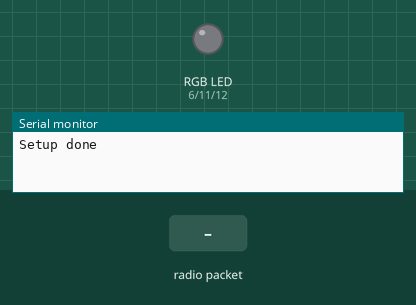
The sketch below on a simulated Arduino Uno, built with avr-gcc and run on an emulated ATmega328P. On the bench: an RGB LED mixed from three pins (HIGH = lit), the last lines printed to the serial monitor. Inputs (shaded band) come from the test bench. Dim RGB values are drawn brighter than linear; no radio packets arrive unless stated.

Above: at 1.2 s.
1.3 s: radio packet "5" arrives
At 2.1 s:
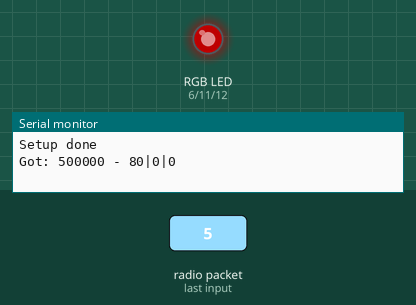
2.8 s: radio packet "90" arrives
At 3.3 s:
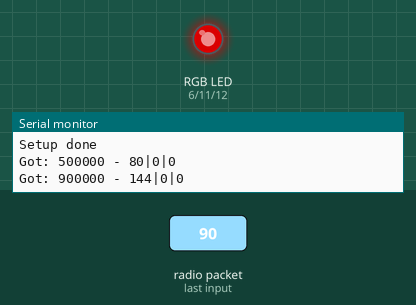
4.3 s: radio packet "200" arrives
At 5.5 s:
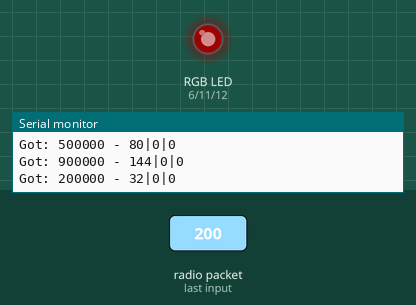
5.8 s: radio packet "9045200" arrives
At 6.8 s:
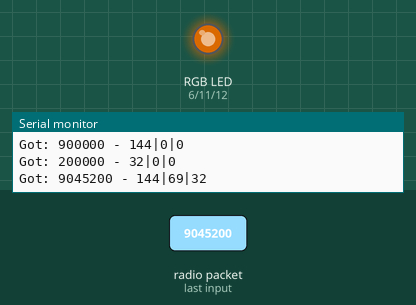
7.3 s: radio packet "5" arrives
At 7.9 s:
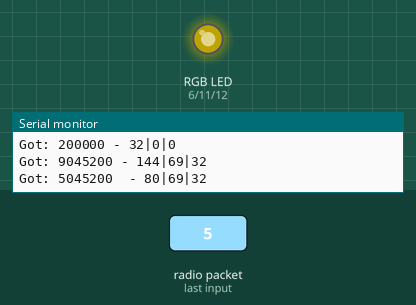
8.8 s: radio packet "200" arrives
At 9.1 s:
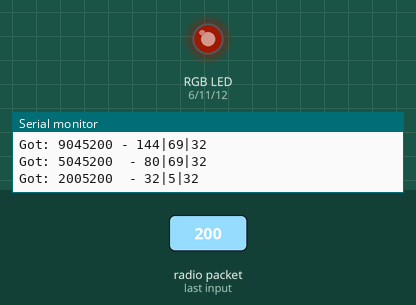
Timing chart, 0 to 11.3 s (numbered marks = the images above; inputs shaded):
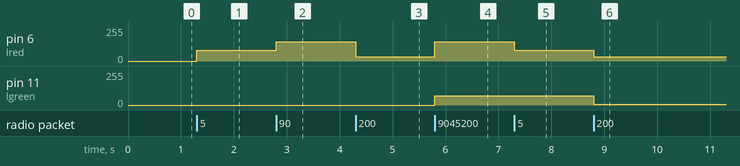

Measured:
- after the input at 1.3 s, pin 6 (lred): 0/255 → 80/255 at once
- after the input at 2.8 s, pin 6 (lred): 80/255 → 144/255 at once
- after the input at 4.3 s, pin 6 (lred): 144/255 → 32/255 at once
- after the input at 5.8 s, pin 6 (lred): 32/255 → 144/255 at once; pin 11 (lgreen): 0/255 → 69/255 at once
- after the input at 7.3 s, pin 6 (lred): 144/255 → 80/255 at once
- after the input at 8.8 s, pin 6 (lred): 80/255 → 32/255 at once; pin 11 (lgreen): 69/255 → 5/255 at once

The sketch:

RGB_Led.ino
```cpp
#include <VirtualWire.h>

int lred = 6;
int lgreen = 11;
int lblue = 12;

int r = 100;
int g = 56;
int b = 130;

char buffer[] = "000000";

void setup() {
  Serial.begin(9600);
  Serial.println("Setup done");
  vw_set_rx_pin(0);
  vw_setup(1000);
  //vw_set_ptt_inverted(true);
  vw_rx_start();

  pinMode(lred, OUTPUT);
  pinMode(lgreen, OUTPUT);
  pinMode(lblue, OUTPUT);
}

void loop() {
  uint8_t buf[VW_MAX_MESSAGE_LEN];
  uint8_t buflen = VW_MAX_MESSAGE_LEN;
  if (vw_get_message(buf, &buflen)) {

     int i;
     Serial.print("Got: ");

     for (i = 0; i < buflen; i++) {
       buffer[i] = buf[i];
//	    Serial.print(buf[0]);
//	    Serial.print(" ");
     }
     Serial.print(buffer);
    sscanf(buffer, "%2x%2x%2x", &r, &g, &b);

    Serial.print(" - ");
    Serial.print(r);
    Serial.print("|");
    Serial.print(g);
    Serial.print("|");
    Serial.print(b);
    Serial.println("");
    analogWrite(lred, r);
    analogWrite(lgreen, g);
    analogWrite(lblue, b);
  }
}
```
